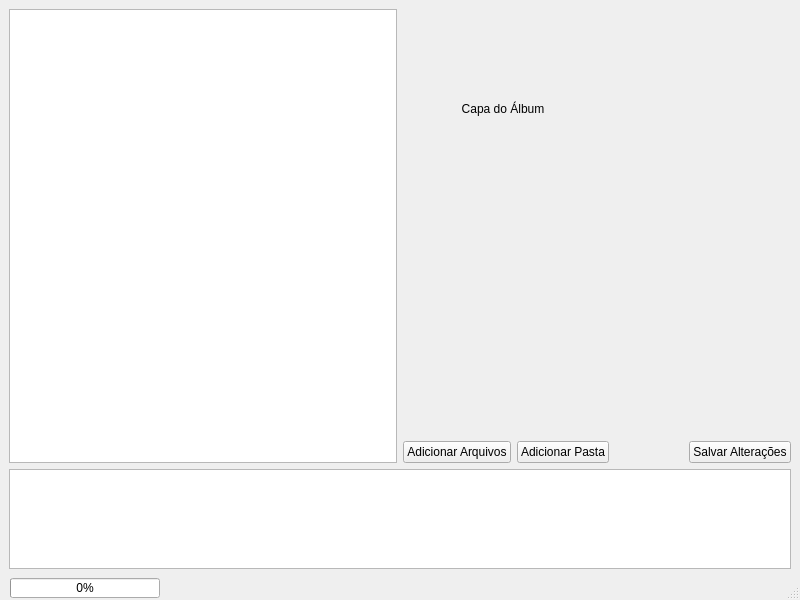
<?xml version="1.0" encoding="UTF-8"?>
<ui version="4.0">
 <class>MainWindow</class>
 <widget class="QMainWindow" name="MainWindow">
  <property name="geometry">
   <rect>
    <x>0</x>
    <y>0</y>
    <width>800</width>
    <height>600</height>
   </rect>
  </property>
  <property name="windowTitle">
   <string>Media Tagger Pro</string>
  </property>
  <widget class="QWidget" name="centralwidget">
   <layout class="QVBoxLayout" name="verticalLayout_2">
    <item>
     <layout class="QHBoxLayout" name="horizontalLayout_2">
      <item>
       <widget class="QTableView" name="tableView">
        <property name="alternatingRowColors">
         <bool>true</bool>
        </property>
        <property name="selectionMode">
         <enum>QAbstractItemView::ExtendedSelection</enum>
        </property>
        <property name="selectionBehavior">
         <enum>QAbstractItemView::SelectRows</enum>
        </property>
       </widget>
      </item>
      <item>
       <layout class="QVBoxLayout" name="verticalLayout">
        <item>
         <widget class="QLabel" name="coverLabel">
          <property name="minimumSize">
           <size>
            <width>200</width>
            <height>200</height>
           </size>
          </property>
          <property name="maximumSize">
           <size>
            <width>200</width>
            <height>200</height>
           </size>
          </property>
          <property name="text">
           <string>Capa do Álbum</string>
          </property>
          <property name="alignment">
           <set>Qt::AlignCenter</set>
          </property>
         </widget>
        </item>
        <item>
         <spacer name="verticalSpacer">
          <property name="orientation">
           <enum>Qt::Vertical</enum>
          </property>
          <property name="sizeHint" stdset="0">
           <size>
            <width>20</width>
            <height>40</height>
           </size>
          </property>
         </spacer>
        </item>
        <item>
         <layout class="QHBoxLayout" name="horizontalLayout">
          <item>
           <widget class="QPushButton" name="addFilesButton">
            <property name="text">
             <string>Adicionar Arquivos</string>
            </property>
           </widget>
          </item>
          <item>
           <widget class="QPushButton" name="addFolderButton">
            <property name="text">
             <string>Adicionar Pasta</string>
            </property>
           </widget>
          </item>
          <item>
           <spacer name="horizontalSpacer">
            <property name="orientation">
             <enum>Qt::Horizontal</enum>
            </property>
            <property name="sizeHint" stdset="0">
             <size>
              <width>40</width>
              <height>20</height>
             </size>
            </property>
           </spacer>
          </item>
          <item>
           <widget class="QPushButton" name="saveButton">
            <property name="text">
             <string>Salvar Alterações</string>
            </property>
           </widget>
          </item>
         </layout>
        </item>
       </layout>
      </item>
     </layout>
    </item>
    <item>
     <widget class="QTextEdit" name="logOutput">
      <property name="maximumSize">
       <size>
        <width>16777215</width>
        <height>100</height>
       </size>
      </property>
      <property name="readOnly">
       <bool>true</bool>
      </property>
     </widget>
    </item>
   </layout>
  </widget>
  <widget class="QMenuBar" name="menubar">
   <property name="geometry">
    <rect>
     <x>0</x>
     <y>0</y>
     <width>800</width>
     <height>21</height>
    </rect>
   </property>
  </widget>
  <widget class="QStatusBar" name="statusbar">
   <widget class="QProgressBar" name="progressBar">
    <property name="geometry">
     <rect>
      <x>10</x>
      <y>0</y>
      <width>150</width>
      <height>20</height>
     </rect>
    </property>
    <property name="value">
     <number>0</number>
    </property>
   </widget>
  </widget>
 </widget>
 <resources/>
 <connections/>
</ui>
